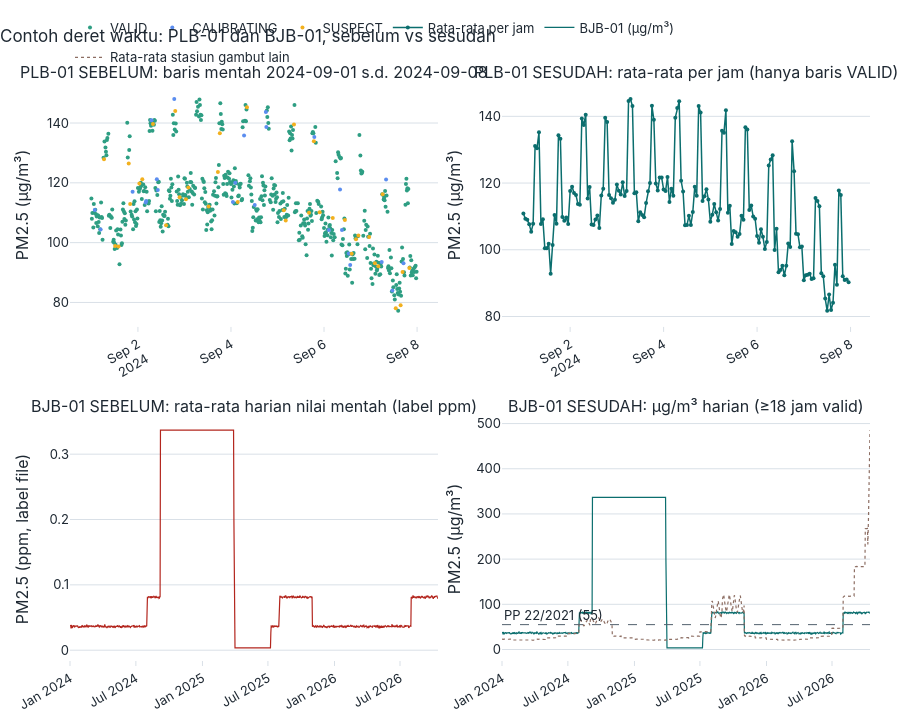

Here is the notebook cell this chart was saved with:
### Code cell
raw_plb = P.baca_mentah(cfg.RAW_DIR / "PLB-01_TalangBetutu_AQMS.csv"); raw_bjb = P.baca_mentah(cfg.RAW_DIR / "BJB-01_Banjarbaru_AQMS.csv")
gam = sites[(sites.kelompok_lokasi == "Gambut") & (sites.kode_stasiun != "BJB-01") & (sites.status_analisis == "Layak")].kode_stasiun
dg = daily[daily.kode_stasiun.isin(gam)].groupby("tanggal").pm25_ug_m3.mean()
fig = G.fig_deret_plb_bjb(raw_plb, hourly[hourly.kode_stasiun == "PLB-01"], raw_bjb, daily[daily.kode_stasiun == "BJB-01"], dg)
style.simpan_html(fig, "03_deret_plb_bjb_sebelum_sesudah"); fig.show()
print("Stasiun gambut pembanding (status Layak, tanpa BJB-01):", ", ".join(gam))

### Figure 1 — Plotly figure (JSON) as saved in the notebook; plotly's stock layout.template omitted (floating-point values rounded to 4 significant figures; data arrays with more than 128 entries replaced by an {"elided": "..."} marker saying what was removed)
{"data": [{"hovertemplate": "%{x}<br>%{y:.1f} µg/m³<extra>VALID</extra>", "legendgroup": "VALID", "marker": {"color": "#2E9E83", "size": 4}, "mode": "markers", "name": "VALID", "type": "scatter", "x": {"elided": "521 str values"}, "xaxis": "x", "y": {"elided": "521 float values"}, "yaxis": "y"}, {"hovertemplate": "%{x}<br>%{y:.1f} µg/m³<extra>CALIBRATING</extra>", "legendgroup": "CALIBRATING", "marker": {"color": "#5B8DEF", "size": 4}, "mode": "markers", "name": "CALIBRATING", "type": "scatter", "x": ["2024-09-01T01:45:00.000000000", "2024-09-01T04:45:00.000000000", "2024-09-01T21:15:00.000000000", "2024-09-02T04:00:00.000000000", "2024-09-02T04:15:00.000000000", "2024-09-02T07:00:00.000000000", "2024-09-02T09:45:00.000000000", "2024-09-02T10:15:00.000000000", "2024-09-02T18:45:00.000000000", "2024-09-04T01:00:00.000000000", "2024-09-04T02:15:00.000000000", "2024-09-04T06:45:00.000000000", "2024-09-04T12:15:00.000000000", "2024-09-04T18:00:00.000000000", "2024-09-04T18:15:00.000000000", "2024-09-05T19:00:00.000000000", "2024-09-06T02:30:00.000000000", "2024-09-06T08:15:00.000000000", "2024-09-06T09:15:00.000000000", "2024-09-06T12:45:00.000000000", "2024-09-06T13:30:00.000000000", "2024-09-06T13:45:00.000000000", "2024-09-07T05:45:00.000000000", "2024-09-07T08:00:00.000000000", "2024-09-07T11:15:00.000000000", "2024-09-07T17:00:00.000000000"], "xaxis": "x", "y": [110.9, 104.4, 117.0, 113.4, 113.9, 140.9, 121.2, 117.6, 148.0, 113.6, 120.0, 135.8, 112.6, 143.7, 138.7, 135.3, 104.2, 117.8, 104.2, 96.4, 92.5, 96.3, 93.5, 121.1, 84.0, 93.1], "yaxis": "y"}, {"hovertemplate": "%{x}<br>%{y:.1f} µg/m³<extra>SUSPECT</extra>", "legendgroup": "SUSPECT", "marker": {"color": "#F2B01E", "size": 4}, "mode": "markers", "name": "SUSPECT", "type": "scatter", "x": ["2024-09-01T06:30:00.000000000", "2024-09-01T12:15:00.000000000", "2024-09-01T14:00:00.000000000", "2024-09-01T19:15:00.000000000", "2024-09-01T20:00:00.000000000", "2024-09-02T00:45:00.000000000", "2024-09-02T02:15:00.000000000", "2024-09-02T07:45:00.000000000", "2024-09-02T14:30:00.000000000", "2024-09-02T19:15:00.000000000", "2024-09-02T21:30:00.000000000", "2024-09-03T00:45:00.000000000", "2024-09-03T02:00:00.000000000", "2024-09-03T12:30:00.000000000", "2024-09-03T17:15:00.000000000", "2024-09-03T18:15:00.000000000", "2024-09-04T03:30:00.000000000", "2024-09-04T08:15:00.000000000", "2024-09-05T03:15:00.000000000", "2024-09-05T04:15:00.000000000", "2024-09-05T08:30:00.000000000", "2024-09-05T16:15:00.000000000", "2024-09-05T18:45:00.000000000", "2024-09-05T21:45:00.000000000", "2024-09-06T04:30:00.000000000", "2024-09-06T10:45:00.000000000", "2024-09-06T14:15:00.000000000", "2024-09-06T16:30:00.000000000", "2024-09-06T17:45:00.000000000", "2024-09-06T23:15:00.000000000", "2024-09-07T02:15:00.000000000", "2024-09-07T04:00:00.000000000", "2024-09-07T06:15:00.000000000", "2024-09-07T13:00:00.000000000", "2024-09-07T15:30:00.000000000", "2024-09-07T16:30:00.000000000", "2024-09-07T20:00:00.000000000"], "xaxis": "x", "y": [127.9, 98.9, 98.7, 126.5, 112.9, 119.8, 121.2, 139.7, 105.8, 144.0, 115.2, 114.5, 118.4, 112.1, 123.6, 136.6, 113.6, 145.3, 110.8, 107.4, 139.5, 110.0, 133.9, 110.2, 108.2, 107.6, 96.3, 101.1, 102.4, 101.9, 93.1, 92.1, 116.2, 78.1, 79.1, 90.2, 91.5], "yaxis": "y"}, {"customdata": {"elided": "168 int values"}, "hovertemplate": "%{x}<br>%{y:.1f} µg/m³ (n=%{customdata})<extra></extra>", "line": {"color": "#0B6E6E", "width": 1.5}, "marker": {"size": 4}, "mode": "lines+markers", "name": "Rata-rata per jam", "type": "scatter", "x": {"elided": "168 str values"}, "xaxis": "x2", "y": {"elided": "168 float values"}, "yaxis": "y2"}, {"hovertemplate": "%{x|%Y-%m-%d}<br>%{y:.4f} (label ppm)<extra></extra>", "line": {"color": "#B3261E", "width": 1.2}, "mode": "lines", "name": "BJB-01 mentah (ppm)", "showlegend": false, "type": "scatter", "x": {"elided": "1018 str values"}, "xaxis": "x3", "y": {"elided": "1018 float values"}, "yaxis": "y3"}, {"hovertemplate": "%{x|%Y-%m-%d}<br>%{y:.1f} µg/m³<extra></extra>", "line": {"color": "#0B6E6E", "width": 1.2}, "mode": "lines", "name": "BJB-01 (µg/m³)", "type": "scatter", "x": {"elided": "1018 str values"}, "xaxis": "x4", "y": {"elided": "1018 float values"}, "yaxis": "y4"}, {"hovertemplate": "%{x|%Y-%m-%d}<br>%{y:.1f} µg/m³<extra></extra>", "line": {"color": "#8D6E63", "dash": "dot", "width": 1.2}, "mode": "lines", "name": "Rata-rata stasiun gambut lain", "type": "scatter", "x": {"elided": "1018 str values"}, "xaxis": "x4", "y": {"elided": "1018 float values"}, "yaxis": "y4"}], "layout": {"annotations": [{"font": {"size": 16}, "showarrow": false, "text": "PLB-01 SEBELUM: baris mentah 2024-09-01 s.d. 2024-09-08", "x": 0.23, "xanchor": "center", "xref": "paper", "y": 1.0, "yanchor": "bottom", "yref": "paper"}, {"font": {"size": 16}, "showarrow": false, "text": "PLB-01 SESUDAH: rata-rata per jam (hanya baris VALID)", "x": 0.77, "xanchor": "center", "xref": "paper", "y": 1.0, "yanchor": "bottom", "yref": "paper"}, {"font": {"size": 16}, "showarrow": false, "text": "BJB-01 SEBELUM: rata-rata harian nilai mentah (label ppm)", "x": 0.23, "xanchor": "center", "xref": "paper", "y": 0.42, "yanchor": "bottom", "yref": "paper"}, {"font": {"size": 16}, "showarrow": false, "text": "BJB-01 SESUDAH: µg/m³ harian (≥18 jam valid)", "x": 0.77, "xanchor": "center", "xref": "paper", "y": 0.42, "yanchor": "bottom", "yref": "paper"}, {"showarrow": false, "text": "PP 22/2021 (55)", "x": 0, "xanchor": "left", "xref": "x4 domain", "y": 55.0, "yanchor": "bottom", "yref": "y4"}], "height": 720, "shapes": [{"line": {"color": "#52606D", "dash": "dash", "width": 1}, "type": "line", "x0": 0, "x1": 1, "xref": "x4 domain", "y0": 55.0, "y1": 55.0, "yref": "y4"}], "title": {"text": "Contoh deret waktu: PLB-01 dan BJB-01, sebelum vs sesudah"}, "xaxis": {"anchor": "y", "domain": [0.0, 0.46], "tickangle": -30}, "xaxis2": {"anchor": "y2", "domain": [0.54, 1.0], "tickangle": -30}, "xaxis3": {"anchor": "y3", "domain": [0.0, 0.46], "tickangle": -30}, "xaxis4": {"anchor": "y4", "domain": [0.54, 1.0], "tickangle": -30}, "yaxis": {"anchor": "x", "domain": [0.58, 1.0], "title": {"text": "PM2.5 (µg/m³)"}}, "yaxis2": {"anchor": "x2", "domain": [0.58, 1.0], "title": {"text": "PM2.5 (µg/m³)"}}, "yaxis3": {"anchor": "x3", "domain": [0.0, 0.42], "title": {"text": "PM2.5 (ppm, label file)"}}, "yaxis4": {"anchor": "x4", "domain": [0.0, 0.42], "title": {"text": "PM2.5 (µg/m³)"}}}}
